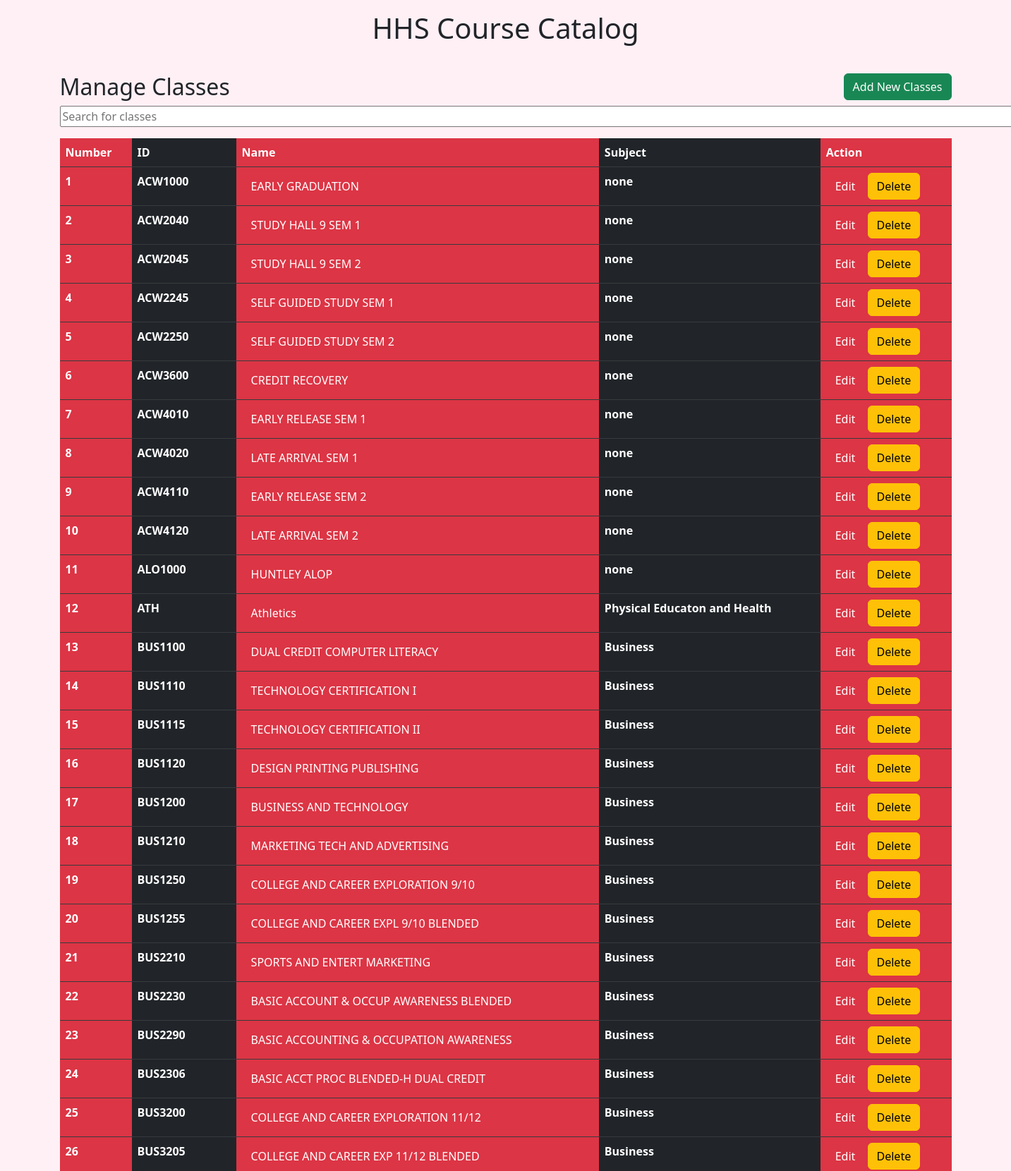
The page / (upper part) on the database its author committed.
### tables this page shows
CREATE TABLE Catalog (school_sis_id_list, course_id, name, subject, description, credits, length, grade_lower, grade_upper, tags, enrollment_notes, credit_group, Number INTEGER);

### App.py (the view)
@app.route('/')
def index():
    conn = get_db_connection()
    lstCourse = conn.execute('''select * from Catalog''').fetchall()
    conn.close()
    return render_template("index.html", lstCourse=lstCourse)

### App.py (called while the page is built)
def get_db_connection():
    conn = sqlite3.connect('CourseCatalog.db')
    conn.row_factory = sqlite3.Row
    return conn

### templates/index.html (shortened to what this page needs)
{% extends 'base.html' %}
{% block body %}
<div class="container">
    <div class="row">
        <div class="col md-12">
            <div class="jumbotron p-3">
                <h2>Manage Classes <button type = "button" class="btn btn-success float-end"
                data-bs-toggle="modal" data-bs-target = "#mymodal">Add New Classes</button> </h2>
                <input size="142" type="text" id="myInput" onkeyup="myFunction()" placeholder="Search for classes">
                <table id= "myTable" class="table  table-dark">
                    <tr>
                        <th class="bg-danger">Number</th>
                        <th>ID</th>
                        <th class="bg-danger">Name</th>
                        <th>Subject</th>
                        <th class="bg-danger">Action</th>
                    </tr>
                    {% for lstCourse in lstCourse %}
                        <tr>
                            <th class="bg-danger">{{ lstCourse['Number'] }}</th>
                            <th>{{ lstCourse['course_id'] }}</th>
                            <th class="bg-danger">
                                <a href="{{url_for('Template', Classes = lstCourse['course_id'])}}" class="btn btn-danger btn-xs">
                                    {{ lstCourse['name'] }}
                                </a>
                            </th>
                            {% if lstCourse['subject'] != ' ' %}
                                <th>{{lstCourse['subject']}}</th>
                            {% else %}
                                <th>none</th>
                            {% endif %}
                            <td class="bg-danger">
                                <a href="" class="btn btn-danger btn-xs" data-bs-toggle="modal" data-bs-target="#modaledit">Edit</a>
                                <a href="" class="btn btn-warning btn-xs" onclick="return confirm('are you sure you want to delete?')">Delete</a>
                            </td>
                        </tr>
                    {% endfor %}
                </table>
            </div>
        </div>
    </div>
</div>
{% endblock %}

### rows shown on the page
Catalog: Number "1", course_id "ACW1000", name "EARLY GRADUATION", subject "none"
Catalog: Number "2", course_id "ACW2040", name "STUDY HALL 9 SEM 1", subject "none"
Catalog: Number "3", course_id "ACW2045", name "STUDY HALL 9 SEM 2", subject "none"
Catalog: Number "4", course_id "ACW2245", name "SELF GUIDED STUDY SEM 1", subject "none"
Catalog: Number "5", course_id "ACW2250", name "SELF GUIDED STUDY SEM 2", subject "none"
Catalog: Number "6", course_id "ACW3600", name "CREDIT RECOVERY", subject "none"
Catalog: Number "7", course_id "ACW4010", name "EARLY RELEASE SEM 1", subject "none"
Catalog: Number "8", course_id "ACW4020", name "LATE ARRIVAL SEM 1", subject "none"
Catalog: Number "9", course_id "ACW4110", name "EARLY RELEASE SEM 2", subject "none"
Catalog: Number "10", course_id "ACW4120", name "LATE ARRIVAL SEM 2", subject "none"
Catalog: Number "11", course_id "ALO1000", name "HUNTLEY ALOP", subject "none"
Catalog: Number "12", course_id "ATH", name "Athletics", subject "Physical Educaton and Health"
Catalog: Number "13", course_id "BUS1100", name "DUAL CREDIT COMPUTER LITERACY", subject "Business"
Catalog: Number "14", course_id "BUS1110", name "TECHNOLOGY CERTIFICATION I", subject "Business"
Catalog: Number "15", course_id "BUS1115", name "TECHNOLOGY CERTIFICATION II", subject "Business"
Catalog: Number "16", course_id "BUS1120", name "DESIGN PRINTING PUBLISHING", subject "Business"
Catalog: Number "17", course_id "BUS1200", name "BUSINESS AND TECHNOLOGY", subject "Business"
Catalog: Number "18", course_id "BUS1210", name "MARKETING TECH AND ADVERTISING", subject "Business"
Catalog: Number "19", course_id "BUS1250", name "COLLEGE AND CAREER EXPLORATION 9/10", subject "Business"
Catalog: Number "20", course_id "BUS1255", name "COLLEGE AND CAREER EXPL 9/10 BLENDED", subject "Business"
Catalog: Number "21", course_id "BUS2210", name "SPORTS AND ENTERT MARKETING", subject "Business"
Catalog: Number "22", course_id "BUS2230", name "BASIC ACCOUNT & OCCUP AWARENESS BLENDED", subject "Business"
Catalog: Number "23", course_id "BUS2290", name "BASIC ACCOUNTING & OCCUPATION AWARENESS", subject "Business"
Catalog: Number "24", course_id "BUS2306", name "BASIC ACCT PROC BLENDED-H DUAL CREDIT", subject "Business"
Catalog: Number "25", course_id "BUS3200", name "COLLEGE AND CAREER EXPLORATION 11/12", subject "Business"
Catalog: Number "26", course_id "BUS3205", name "COLLEGE AND CAREER EXP 11/12 BLENDED", subject "Business"
